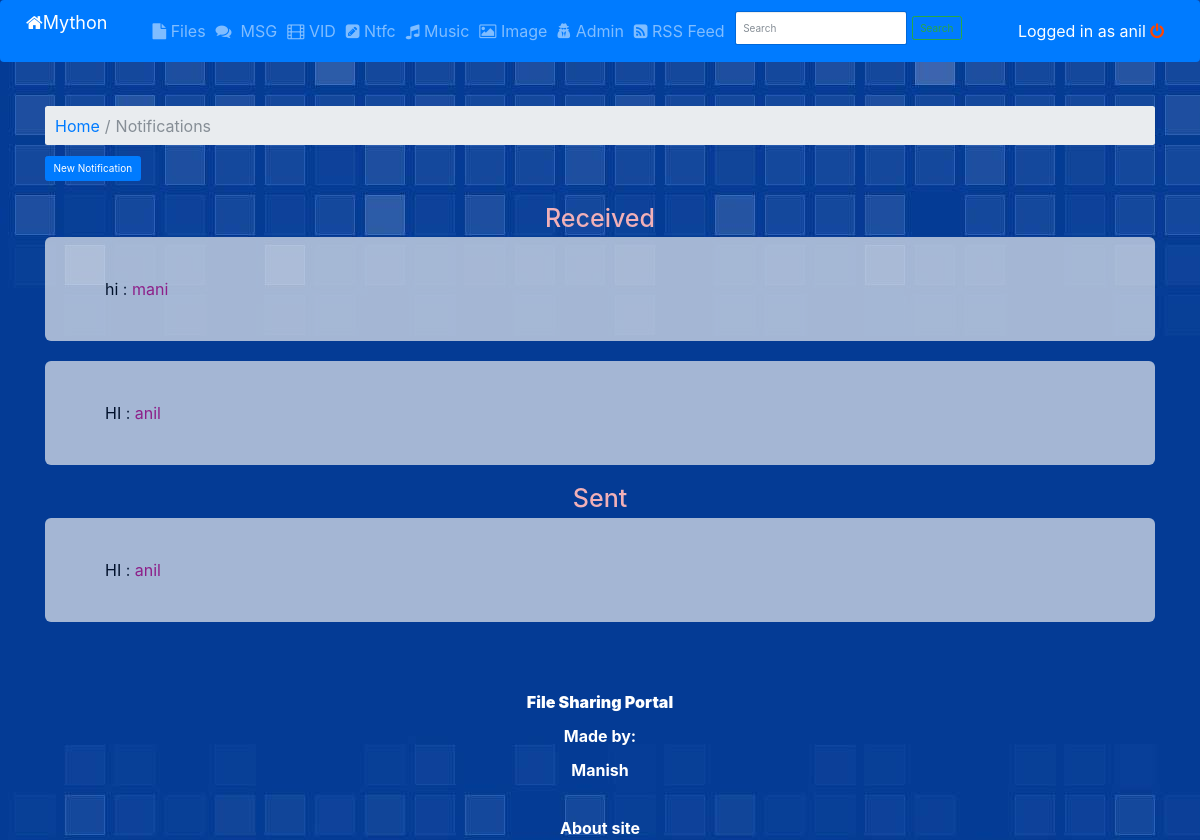
The app's page /webapp/notification_all/ (signed in) with its own data.
### webapp/models.py (models this page shows, shortened)
class Notification(models.Model):
    body = models.CharField(max_length=1000)
    sender = models.CharField(max_length=300, blank=True)
    send_to = models.ForeignKey(User, default=1)

### webapp/views.py (the view)
def notification_all(request):
    if request.user.is_authenticated():
        ntfc = models.Notification.objects.filter(send_to=request.user).order_by("-pk")
        sent = models.Notification.objects.filter(sender__exact=request.user.username).order_by("-pk")
        context = {'all_notification': ntfc, 'sent': sent}
        return render(request, 'webapp/notifications_all.html', context)
    else:
        return render(request, 'webapp/home.html', context=None)

### webapp/templates/webapp/notifications_all.html (shortened to what this page needs)
{%  extends "webapp/includes/base.html" %}
{% block content %}
    <body style="font-size: medium;background-image:url('../../../media/assets/wall blue blocks.jpg') ;background-attachment: fixed ;height: 100%">
    {% include 'webapp/includes/navbar.html' %}
<br/>
    <div class="container">
 <nav class="breadcrumb">
  <a class="breadcrumb-item" href="{% url 'webapp:index' %}">Home</a>
  <span class="breadcrumb-item active">Notifications</span>
</nav>
</div>
<div class="container">
<form  action="{%   url 'webapp:add_notification' %}">
<input class="btn btn-primary" type="submit" value="New Notification"  /><br/>
    <br/>
</form>
    <center><h1 style="color: #f1b0b7">Received</h1></center>
        {% include 'webapp/show/ntfcshow.html' with ntfcquery=all_notification %}
    <center><h1 style="color: #f1b0b7">Sent</h1></center>
    {% include 'webapp/show/ntfcshow.html' with ntfcquery=sent %}
</div>
    {% include 'webapp/includes/footer.html' %}
    </body>
{%  endblock %}

### webapp/templates/webapp/includes/navbar.html (shortened to what this page needs)
{% block navbar %}
{%  load staticfiles %}
    {% block head %}
        <link rel="stylesheet" href="https://maxcdn.bootstrapcdn.com/bootstrap/3.3.7/css/bootstrap.min.css">
        <link rel="stylesheet" href="https://cdnjs.cloudflare.com/ajax/libs/font-awesome/4.7.0/css/font-awesome.min.css">
<link rel='stylesheet' href="{%  static 'css/bootstrap.min.css' %}" type='text/css'/>
{% endblock %}
        <nav class="navbar navbar-expand-lg navbar-dark bg-primary">
  <a class="navbar-brand" href="{%  url 'webapp:index' %}" style="font-size: large"><i class="fa fa-home"></i>Mython</a>
  <div class="collapse navbar-collapse" id="navbarSupportedContent">
    <ul class="navbar-nav mr-auto">
      <li class="nav-item">
        <a class="nav-link" href="{% url 'webapp:file_all' %}"><i class="fa fa-file"></i>  Files</a>
      </li>
        <li><a class="nav-link" href="{% url 'webapp:messages_all' %}" ><i class="fa fa-comments"></i>&nbsp; MSG</a>
        </li>
        <li><a class="nav-link" href="{% url 'webapp:vid_all' %}" ><i class="fa fa-film"></i> VID</a>
        </li>
      <li class="nav-item">
        <a class="nav-link" href="{% url 'webapp:notification_all' %}"><i class="fa fa-pencil-square"></i> Ntfc</a>
      </li>
      <li class="nav-item">
        <a class="nav-link" href="{% url 'webapp:album_all' %}"><i class="fa fa-music"></i> Music</a>
      </li>
        <li class="nav-item">
        <a class="nav-link" href="{% url 'webapp:img_all' %}"><i class="fa fa-picture-o"></i> Image</a>
      </li>
        <li class="nav-item">
        <a class="nav-link" href="http://127.0.0.1:8000/admin/"><i class="fa fa-user-secret"></i> Admin</a>
      </li>
      <li class="nav-item">
        <a class="nav-link " href="{% url 'webapp:rss' %}"><i class="fa fa-rss-square">  </i>  RSS Feed</a>
      </li>
    <li class="nav-link">
    <form class="form-inline my-2 my-lg-0" method="get" action="{% url 'webapp:search' %}">
      <input class="form-control mr-sm-2" type="text" placeholder="Search" aria-label="Search" name="q">
      <button class="btn btn-outline-success my-2 my-sm-0" type="submit">Search</button>
    </form>
    </li>
    </ul>
        <a class="nav-link " href="{% url 'webapp:user_logout' %}" style="color: inherit">Logged in as {{ request.user.first_name }} <i class="fa fa-power-off" style="color: orangered" href="{% url 'webapp:user_logout' %}">  </i> </a>
  </div>
</nav>
{% endblock %}

### webapp/templates/webapp/show/ntfcshow.html
{% block ntfcshow %}
    {% for ntfc in ntfcquery %}
    <div class="jumbotron" style="opacity: 0.7">
    <a href=" /webapp/notification/{{ ntfc.id }}" style="color: #000000">{{ ntfc.body|truncatewords:'15' }}</a>   : <a style="color: mediumvioletred">{{ ntfc.sender }}</a>
    </div>
    {%  endfor %}
{% endblock %}

### records on screen
Notification: body "hi", sender "mani"
Notification: body "HI", sender "anil"

### other values on screen
{{ request.user.first_name }} "anil"
